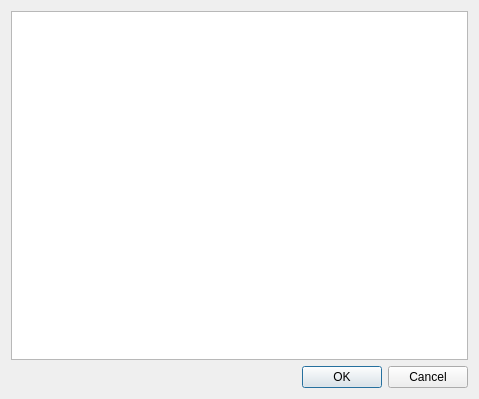
<?xml version="1.0" encoding="UTF-8"?>
<ui version="4.0">
 <class>DArbolBolas</class>
 <widget class="QDialog" name="DArbolBolas">
  <property name="geometry">
   <rect>
    <x>0</x>
    <y>0</y>
    <width>479</width>
    <height>399</height>
   </rect>
  </property>
  <property name="windowTitle">
   <string>Dialog</string>
  </property>
  <layout class="QVBoxLayout" name="verticalLayout">
   <item>
    <widget class="QTreeView" name="vistaArbol"/>
   </item>
   <item>
    <widget class="QDialogButtonBox" name="buttonBox">
     <property name="orientation">
      <enum>Qt::Horizontal</enum>
     </property>
     <property name="standardButtons">
      <set>QDialogButtonBox::Cancel|QDialogButtonBox::Ok</set>
     </property>
    </widget>
   </item>
  </layout>
 </widget>
 <resources/>
 <connections>
  <connection>
   <sender>buttonBox</sender>
   <signal>accepted()</signal>
   <receiver>DArbolBolas</receiver>
   <slot>accept()</slot>
   <hints>
    <hint type="sourcelabel">
     <x>248</x>
     <y>254</y>
    </hint>
    <hint type="destinationlabel">
     <x>157</x>
     <y>274</y>
    </hint>
   </hints>
  </connection>
  <connection>
   <sender>buttonBox</sender>
   <signal>rejected()</signal>
   <receiver>DArbolBolas</receiver>
   <slot>reject()</slot>
   <hints>
    <hint type="sourcelabel">
     <x>316</x>
     <y>260</y>
    </hint>
    <hint type="destinationlabel">
     <x>286</x>
     <y>274</y>
    </hint>
   </hints>
  </connection>
 </connections>
</ui>
